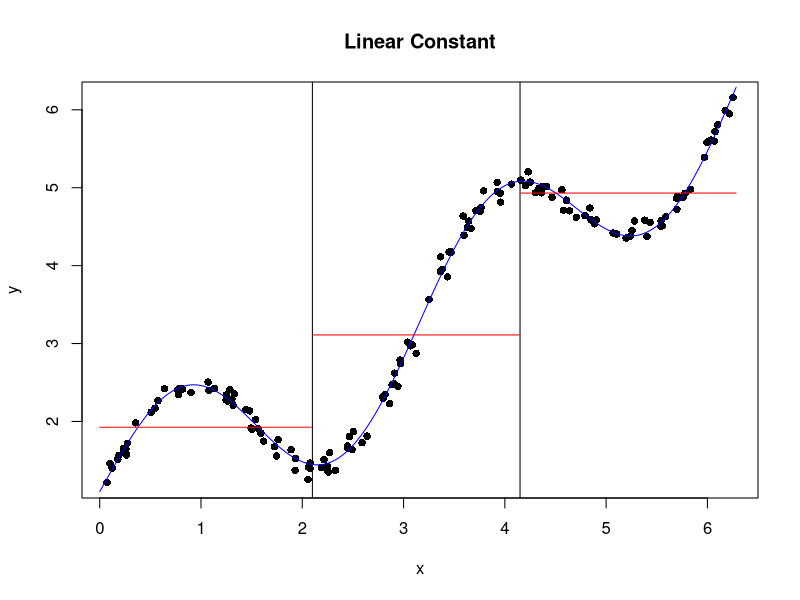
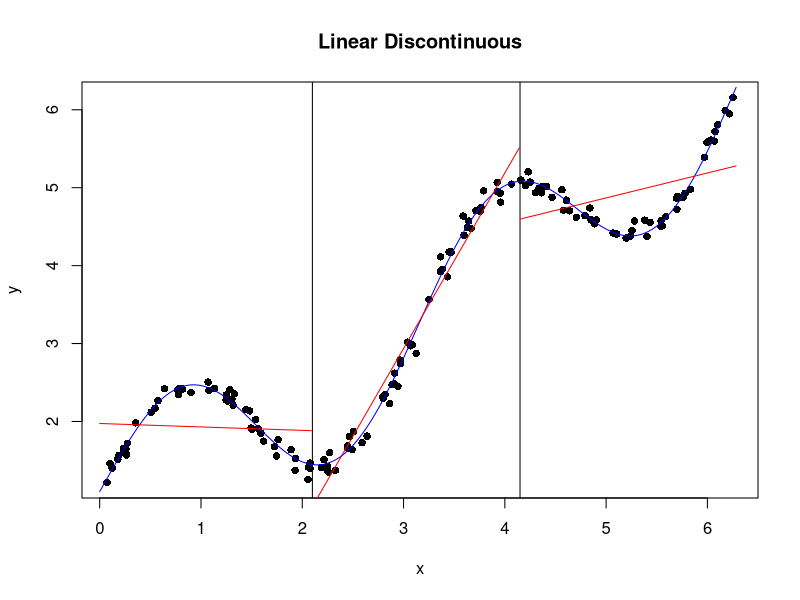
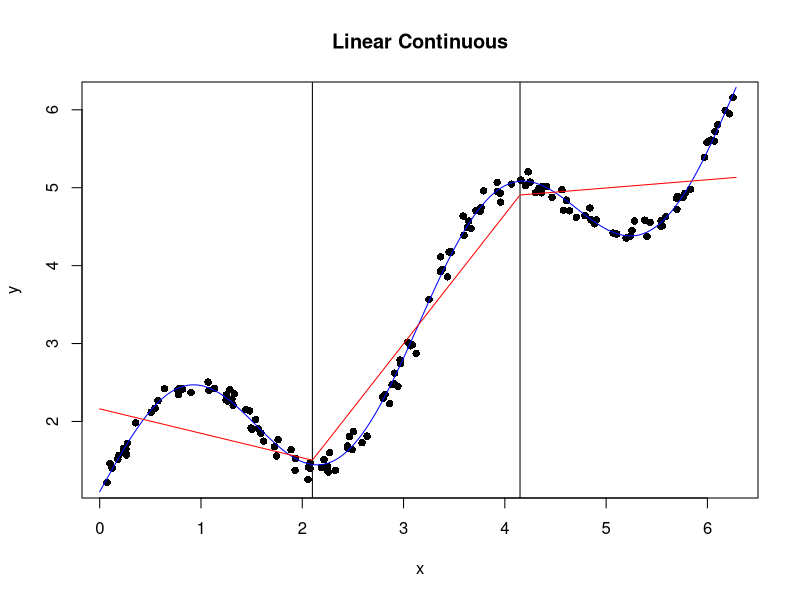
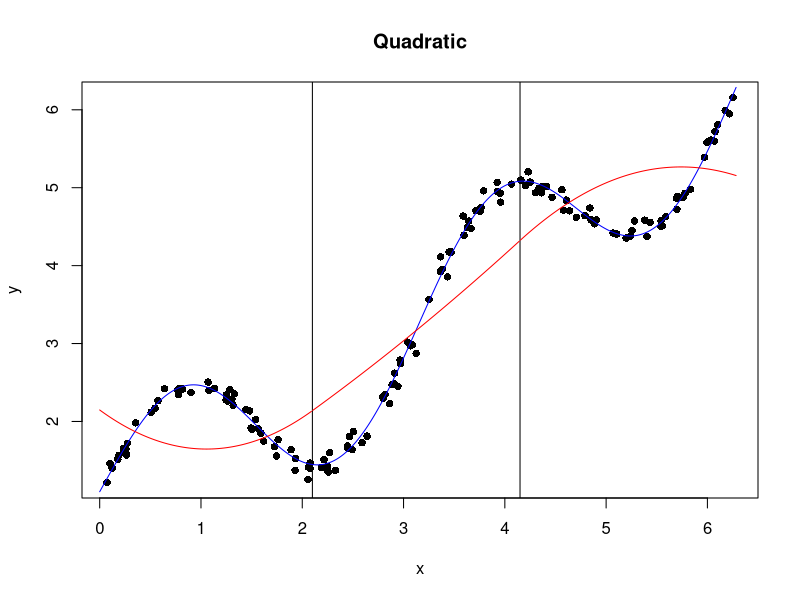
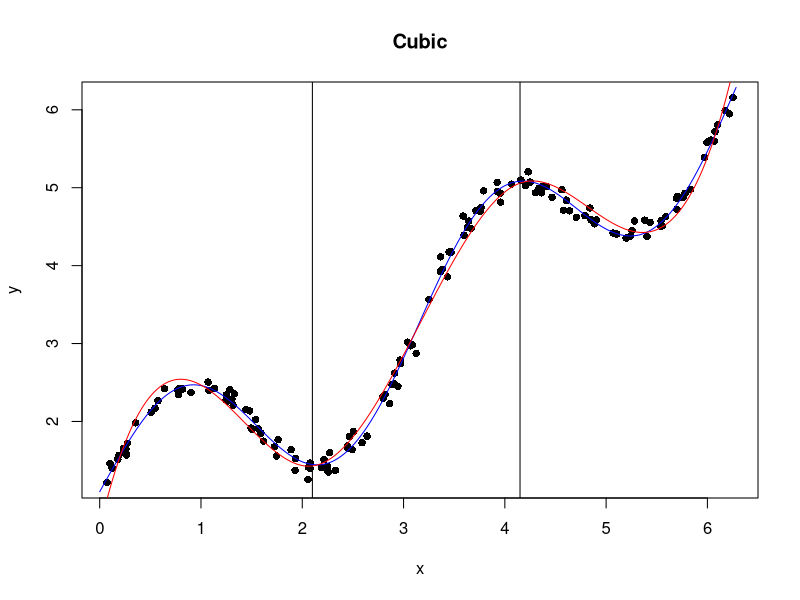

Recreate these plots in R, in order.
###################################################################
#####################  Assignment 5a: Splines  ####################
###################################################################
#####  Doug Raffle
#####  Fall 2014
#####  STAT 745 - Data Mining 

###### Set up the data
set.seed(100)
x <- runif(150, 0, 2*pi)
xgrid <- seq(0, 2*pi, length=500)
n <- length(xgrid)
ygrid <- vector(length=n)

###### Implement basis function, knots, and generate response.
f <- function(x) sin(2*x) + log(exp(x)+2)
psi1 <- psi1 <- 2.1
psi2 <- psi2 <- 4.15
y <- f(x) + rnorm(150, , 0.1)

#### Compute Hat Matrix (get H)
get.h <- function(x, mod){
    switch(mod,
           ##Linear (intercpt)
           "Linear Constant" = {
               h1 <- function(x) ifelse(x < psi1, 1, 0)
               h2 <- function(x) ifelse(x > psi1 & x < psi2, 1, 0)
               h3 <- function(x) ifelse(x > psi2, 1, 0)
               H <- cbind(h1(x), h2(x), h3(x))
           },
           ## Linear (discontinuous)
           "Linear Discontinuous" = {
               h1 <- function(x) ifelse(x < psi1, 1, 0)
               h2 <- function(x) ifelse(x > psi1 & x < psi2, 1, 0)
               h3 <- function(x) ifelse(x > psi2, 1, 0)
               H <- cbind(h1(x), h2(x), h3(x), x*h1(x), x*h2(x), x*h3(x))
           },
           ## Linear (continuous)
           "Linear Continuous" = {
               h3 <- function(x) (x - psi1) * ifelse(x >= psi1, 1, 0)
               h4 <- function(x) (x - psi2) * ifelse(x >= psi2, 1, 0)
               H <- cbind(1, x, h3(x), h4(x))
           },
           ##Quadratic (continuous)
           Quadratic = {
               h4 <- function(x) (x - psi1)^2 * ifelse(x >= psi1, 1, 0)
               h5 <- function(x) (x - psi2)^2 * ifelse(x >= psi2, 1, 0)
               H <- cbind(1, x, x^2, h4(x), h5(x))
           },
           ##Cubic (continuous)
           Cubic = {
               h5 <- function(x) (x - psi1)^3 * ifelse(x >= psi1, 1, 0)
               h6 <- function(x) (x - psi2)^3 * ifelse(x >= psi2, 1, 0)
               H <- cbind(1, x, x^2, x^3, h5(x), h6(x))
           }, stop(paste("Invalid spline choice: \"", mod, "\"", sep=""))
    )
    return(H)
}

## plot function
plot.pred <- function(ygrid, mod){
    ## prep plot
    plot(x, y, pch=16, main=mod)
    abline(v=c(psi1, psi2))
    lines(xgrid, f(xgrid), col=c("blue"))
    #### plot preds
    ## [0, psi1]
    ind <- xgrid < psi1
    lines(xgrid[ind], ygrid[ind], col=c("red"))
    ## (psi1, psi2]
    ind <- xgrid > psi1 & xgrid < psi2
    lines(xgrid[ind], ygrid[ind], col=c("red"))
    ## (psi2, inf]
    ind <- xgrid > psi2
    lines(xgrid[ind], ygrid[ind], col=c("red"))
}

mod.vec <- c("Linear Constant", "Linear Discontinuous", "Linear Continuous",
             "Quadratic", "Cubic")

## predict and plot
pdf("piecewise_splines.pdf")
for(mod in mod.vec){
    ## get H & BLS
    H <- get.h(x, mod)
    bls <- solve(t(H) %*% H, t(H) %*% y)
    ## predict
    ygrid <- as.vector(get.h(xgrid, mod) %*% bls)
    plot.pred(ygrid, mod)
}
dev.off()

